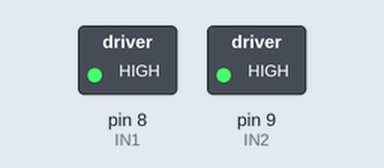
A sketch run on a simulated Arduino Uno, built with avr-gcc and run on an emulated ATmega328P. On the bench: switched loads named in the sketch (green lamp = pin HIGH).

Above: at 2.5 s.
At 7.5 s:
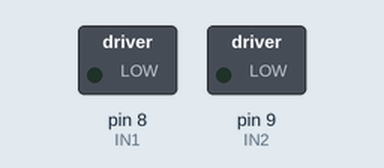
Timing chart, 0 to 13.0 s (numbered marks = the images above):
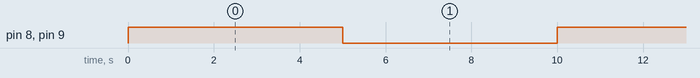

Measured:
- by itself, pin 8 (IN1), pin 9 (IN2): alternates HIGH for 5.0 s and LOW for 5.0 s

The sketch:

MotorControllerCheck.ino
```cpp
// IN1 to D8, IN2 to GND
#define IN1 8
#define IN2 9

void setup() {
  pinMode(IN1, OUTPUT);
  pinMode(IN2, OUTPUT);
}

void loop() {
  digitalWrite(IN1, HIGH); // Pump ON
  digitalWrite(IN2, HIGH); // Pump ON
  delay(5000);
  digitalWrite(IN1, LOW);  // Pump OFF
  digitalWrite(IN2, LOW);  // Pump OFF
  delay(5000);
}
```
